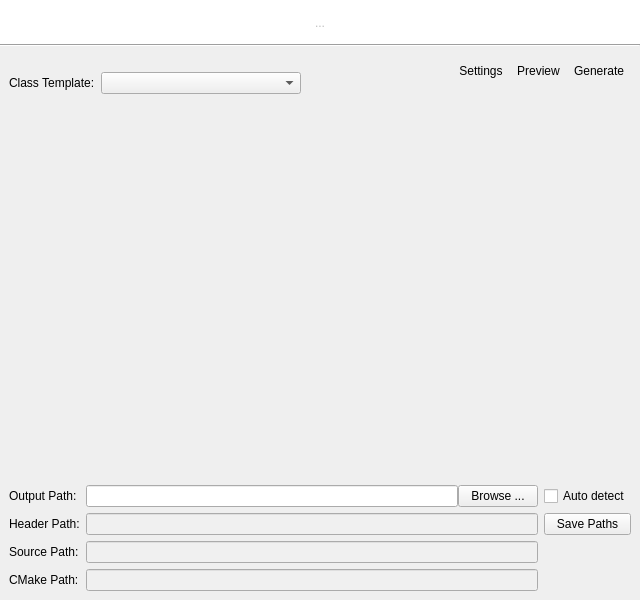
<?xml version="1.0" encoding="UTF-8"?>
<ui version="4.0">
 <class>MainWindowView</class>
 <widget class="QMainWindow" name="MainWindowView">
  <property name="geometry">
   <rect>
    <x>0</x>
    <y>0</y>
    <width>640</width>
    <height>600</height>
   </rect>
  </property>
  <property name="minimumSize">
   <size>
    <width>640</width>
    <height>480</height>
   </size>
  </property>
  <property name="maximumSize">
   <size>
    <width>16777215</width>
    <height>16777215</height>
   </size>
  </property>
  <property name="contextMenuPolicy">
   <enum>Qt::NoContextMenu</enum>
  </property>
  <property name="windowTitle">
   <string>Class Creator - Einfach::classe!</string>
  </property>
  <property name="windowIcon">
   <iconset resource="Icons.qrc">
    <normaloff>:/AppIcon/Wink.ico</normaloff>:/AppIcon/Wink.ico</iconset>
  </property>
  <widget class="QWidget" name="centralwidget">
   <layout class="QVBoxLayout" name="verticalLayout">
    <property name="spacing">
     <number>0</number>
    </property>
    <property name="margin">
     <number>0</number>
    </property>
    <item>
     <layout class="QHBoxLayout" name="horizontalLayout_5">
      <property name="spacing">
       <number>0</number>
      </property>
      <property name="topMargin">
       <number>0</number>
      </property>
      <property name="bottomMargin">
       <number>0</number>
      </property>
      <item>
       <widget class="QWidget" name="widget" native="true">
        <property name="sizePolicy">
         <sizepolicy hsizetype="Expanding" vsizetype="Fixed">
          <horstretch>0</horstretch>
          <verstretch>0</verstretch>
         </sizepolicy>
        </property>
        <property name="minimumSize">
         <size>
          <width>0</width>
          <height>44</height>
         </size>
        </property>
        <property name="maximumSize">
         <size>
          <width>16777215</width>
          <height>44</height>
         </size>
        </property>
        <property name="styleSheet">
         <string notr="true">background-color: rgba(255,255,255,255);</string>
        </property>
        <layout class="QHBoxLayout" name="horizontalLayout_6">
         <property name="spacing">
          <number>0</number>
         </property>
         <property name="margin">
          <number>0</number>
         </property>
         <item>
          <spacer name="horizontalSpacer_6">
           <property name="orientation">
            <enum>Qt::Horizontal</enum>
           </property>
           <property name="sizeHint" stdset="0">
            <size>
             <width>40</width>
             <height>20</height>
            </size>
           </property>
          </spacer>
         </item>
         <item>
          <widget class="QToolButton" name="toolButton_4">
           <property name="enabled">
            <bool>false</bool>
           </property>
           <property name="minimumSize">
            <size>
             <width>640</width>
             <height>45</height>
            </size>
           </property>
           <property name="maximumSize">
            <size>
             <width>640</width>
             <height>45</height>
            </size>
           </property>
           <property name="text">
            <string>...</string>
           </property>
           <property name="icon">
            <iconset>
             <disabledoff>:/Banner/Banner.png</disabledoff>
            </iconset>
           </property>
           <property name="iconSize">
            <size>
             <width>640</width>
             <height>45</height>
            </size>
           </property>
           <property name="autoRaise">
            <bool>true</bool>
           </property>
          </widget>
         </item>
         <item>
          <spacer name="horizontalSpacer_7">
           <property name="orientation">
            <enum>Qt::Horizontal</enum>
           </property>
           <property name="sizeHint" stdset="0">
            <size>
             <width>40</width>
             <height>20</height>
            </size>
           </property>
          </spacer>
         </item>
        </layout>
       </widget>
      </item>
     </layout>
    </item>
    <item>
     <widget class="Line" name="line">
      <property name="windowModality">
       <enum>Qt::NonModal</enum>
      </property>
      <property name="sizePolicy">
       <sizepolicy hsizetype="Minimum" vsizetype="Fixed">
        <horstretch>0</horstretch>
        <verstretch>0</verstretch>
       </sizepolicy>
      </property>
      <property name="contextMenuPolicy">
       <enum>Qt::NoContextMenu</enum>
      </property>
      <property name="autoFillBackground">
       <bool>false</bool>
      </property>
      <property name="frameShadow">
       <enum>QFrame::Sunken</enum>
      </property>
      <property name="orientation">
       <enum>Qt::Horizontal</enum>
      </property>
     </widget>
    </item>
    <item>
     <layout class="QHBoxLayout" name="horizontalLayout" stretch="0,0,0,0,0">
      <property name="spacing">
       <number>0</number>
      </property>
      <property name="leftMargin">
       <number>9</number>
      </property>
      <property name="topMargin">
       <number>0</number>
      </property>
      <property name="rightMargin">
       <number>9</number>
      </property>
      <property name="bottomMargin">
       <number>2</number>
      </property>
      <item>
       <layout class="QVBoxLayout" name="verticalLayout_2">
        <item>
         <spacer name="verticalSpacer">
          <property name="orientation">
           <enum>Qt::Vertical</enum>
          </property>
          <property name="sizeType">
           <enum>QSizePolicy::Fixed</enum>
          </property>
          <property name="sizeHint" stdset="0">
           <size>
            <width>20</width>
            <height>25</height>
           </size>
          </property>
         </spacer>
        </item>
        <item>
         <layout class="QHBoxLayout" name="horizontalLayout_8">
          <property name="leftMargin">
           <number>0</number>
          </property>
          <property name="bottomMargin">
           <number>0</number>
          </property>
          <item>
           <widget class="QLabel" name="label">
            <property name="text">
             <string>Class Template:</string>
            </property>
           </widget>
          </item>
          <item>
           <spacer name="horizontalSpacer_4">
            <property name="orientation">
             <enum>Qt::Horizontal</enum>
            </property>
            <property name="sizeType">
             <enum>QSizePolicy::Fixed</enum>
            </property>
            <property name="sizeHint" stdset="0">
             <size>
              <width>6</width>
              <height>20</height>
             </size>
            </property>
           </spacer>
          </item>
          <item>
           <widget class="QComboBox" name="cbClassTemplates">
            <property name="minimumSize">
             <size>
              <width>200</width>
              <height>0</height>
             </size>
            </property>
           </widget>
          </item>
         </layout>
        </item>
       </layout>
      </item>
      <item>
       <spacer name="horizontalSpacer">
        <property name="orientation">
         <enum>Qt::Horizontal</enum>
        </property>
        <property name="sizeHint" stdset="0">
         <size>
          <width>40</width>
          <height>20</height>
         </size>
        </property>
       </spacer>
      </item>
      <item>
       <widget class="QToolButton" name="btSettings">
        <property name="text">
         <string>Settings</string>
        </property>
        <property name="icon">
         <iconset resource="Icons.qrc">
          <normaloff>:/ToolIcons/Icon_Settings.png</normaloff>:/ToolIcons/Icon_Settings.png</iconset>
        </property>
        <property name="iconSize">
         <size>
          <width>32</width>
          <height>32</height>
         </size>
        </property>
        <property name="autoRepeat">
         <bool>false</bool>
        </property>
        <property name="toolButtonStyle">
         <enum>Qt::ToolButtonTextUnderIcon</enum>
        </property>
        <property name="autoRaise">
         <bool>true</bool>
        </property>
       </widget>
      </item>
      <item>
       <widget class="QToolButton" name="btPreview">
        <property name="text">
         <string>Preview</string>
        </property>
        <property name="icon">
         <iconset resource="Icons.qrc">
          <normaloff>:/ToolIcons/Icon_Preview.png</normaloff>:/ToolIcons/Icon_Preview.png</iconset>
        </property>
        <property name="iconSize">
         <size>
          <width>32</width>
          <height>32</height>
         </size>
        </property>
        <property name="toolButtonStyle">
         <enum>Qt::ToolButtonTextUnderIcon</enum>
        </property>
        <property name="autoRaise">
         <bool>true</bool>
        </property>
       </widget>
      </item>
      <item>
       <widget class="QToolButton" name="btGenerate">
        <property name="text">
         <string>Generate</string>
        </property>
        <property name="icon">
         <iconset resource="Icons.qrc">
          <normaloff>:/ToolIcons/Icon_Generate.png</normaloff>:/ToolIcons/Icon_Generate.png</iconset>
        </property>
        <property name="iconSize">
         <size>
          <width>32</width>
          <height>32</height>
         </size>
        </property>
        <property name="toolButtonStyle">
         <enum>Qt::ToolButtonTextUnderIcon</enum>
        </property>
        <property name="autoRaise">
         <bool>true</bool>
        </property>
       </widget>
      </item>
     </layout>
    </item>
    <item>
     <layout class="QHBoxLayout" name="horizontalLayout_4">
      <property name="leftMargin">
       <number>9</number>
      </property>
      <property name="rightMargin">
       <number>9</number>
      </property>
      <item>
       <widget class="QtTreePropertyBrowser" name="treeWidget" native="true"/>
      </item>
     </layout>
    </item>
    <item>
     <layout class="QHBoxLayout" name="horizontalLayout_2">
      <property name="leftMargin">
       <number>9</number>
      </property>
      <property name="topMargin">
       <number>6</number>
      </property>
      <property name="rightMargin">
       <number>9</number>
      </property>
      <property name="bottomMargin">
       <number>9</number>
      </property>
      <item>
       <layout class="QGridLayout" name="gridLayout">
        <item row="6" column="1">
         <spacer name="horizontalSpacer_3">
          <property name="orientation">
           <enum>Qt::Horizontal</enum>
          </property>
          <property name="sizeType">
           <enum>QSizePolicy::Fixed</enum>
          </property>
          <property name="sizeHint" stdset="0">
           <size>
            <width>6</width>
            <height>20</height>
           </size>
          </property>
         </spacer>
        </item>
        <item row="4" column="0">
         <widget class="QLabel" name="lSourcePath">
          <property name="text">
           <string>Source Path:</string>
          </property>
         </widget>
        </item>
        <item row="3" column="0">
         <spacer name="verticalSpacer_3">
          <property name="orientation">
           <enum>Qt::Vertical</enum>
          </property>
          <property name="sizeType">
           <enum>QSizePolicy::Fixed</enum>
          </property>
          <property name="sizeHint" stdset="0">
           <size>
            <width>20</width>
            <height>6</height>
           </size>
          </property>
         </spacer>
        </item>
        <item row="4" column="1">
         <spacer name="horizontalSpacer_10">
          <property name="orientation">
           <enum>Qt::Horizontal</enum>
          </property>
          <property name="sizeType">
           <enum>QSizePolicy::Fixed</enum>
          </property>
          <property name="sizeHint" stdset="0">
           <size>
            <width>6</width>
            <height>20</height>
           </size>
          </property>
         </spacer>
        </item>
        <item row="4" column="2" colspan="2">
         <widget class="QLineEdit" name="leSourcePath">
          <property name="enabled">
           <bool>true</bool>
          </property>
          <property name="minimumSize">
           <size>
            <width>431</width>
            <height>0</height>
           </size>
          </property>
          <property name="autoFillBackground">
           <bool>false</bool>
          </property>
          <property name="styleSheet">
           <string notr="true">background-color: #F0F0F0</string>
          </property>
          <property name="readOnly">
           <bool>true</bool>
          </property>
         </widget>
        </item>
        <item row="5" column="0">
         <spacer name="verticalSpacer_4">
          <property name="orientation">
           <enum>Qt::Vertical</enum>
          </property>
          <property name="sizeType">
           <enum>QSizePolicy::Fixed</enum>
          </property>
          <property name="sizeHint" stdset="0">
           <size>
            <width>20</width>
            <height>6</height>
           </size>
          </property>
         </spacer>
        </item>
        <item row="6" column="0">
         <widget class="QLabel" name="lCmakePath">
          <property name="text">
           <string>CMake Path:</string>
          </property>
         </widget>
        </item>
        <item row="0" column="1">
         <spacer name="horizontalSpacer_5">
          <property name="orientation">
           <enum>Qt::Horizontal</enum>
          </property>
          <property name="sizeType">
           <enum>QSizePolicy::Fixed</enum>
          </property>
          <property name="sizeHint" stdset="0">
           <size>
            <width>6</width>
            <height>20</height>
           </size>
          </property>
         </spacer>
        </item>
        <item row="2" column="0">
         <widget class="QLabel" name="lHeaderPath">
          <property name="text">
           <string>Header Path:</string>
          </property>
         </widget>
        </item>
        <item row="1" column="0">
         <spacer name="verticalSpacer_2">
          <property name="orientation">
           <enum>Qt::Vertical</enum>
          </property>
          <property name="sizeType">
           <enum>QSizePolicy::Fixed</enum>
          </property>
          <property name="sizeHint" stdset="0">
           <size>
            <width>20</width>
            <height>6</height>
           </size>
          </property>
         </spacer>
        </item>
        <item row="2" column="2" colspan="2">
         <widget class="QLineEdit" name="leHeaderPath">
          <property name="enabled">
           <bool>true</bool>
          </property>
          <property name="minimumSize">
           <size>
            <width>431</width>
            <height>0</height>
           </size>
          </property>
          <property name="styleSheet">
           <string notr="true">background-color: #F0F0F0</string>
          </property>
          <property name="readOnly">
           <bool>true</bool>
          </property>
         </widget>
        </item>
        <item row="0" column="0">
         <widget class="QLabel" name="label_2">
          <property name="text">
           <string>Output Path:</string>
          </property>
         </widget>
        </item>
        <item row="0" column="2">
         <widget class="QLineEdit" name="lePath">
          <property name="minimumSize">
           <size>
            <width>350</width>
            <height>0</height>
           </size>
          </property>
         </widget>
        </item>
        <item row="0" column="3">
         <widget class="QPushButton" name="btBrowse">
          <property name="text">
           <string>Browse ...</string>
          </property>
         </widget>
        </item>
        <item row="2" column="1">
         <spacer name="horizontalSpacer_9">
          <property name="orientation">
           <enum>Qt::Horizontal</enum>
          </property>
          <property name="sizeType">
           <enum>QSizePolicy::Fixed</enum>
          </property>
          <property name="sizeHint" stdset="0">
           <size>
            <width>6</width>
            <height>20</height>
           </size>
          </property>
         </spacer>
        </item>
        <item row="6" column="2" colspan="2">
         <widget class="QLineEdit" name="leCmakePath">
          <property name="styleSheet">
           <string notr="true">background-color: #F0F0F0</string>
          </property>
          <property name="readOnly">
           <bool>true</bool>
          </property>
         </widget>
        </item>
        <item row="0" column="5">
         <widget class="QCheckBox" name="cbAutoDetect">
          <property name="text">
           <string>Auto detect</string>
          </property>
         </widget>
        </item>
        <item row="0" column="4">
         <spacer name="horizontalSpacer_8">
          <property name="orientation">
           <enum>Qt::Horizontal</enum>
          </property>
          <property name="sizeType">
           <enum>QSizePolicy::Fixed</enum>
          </property>
          <property name="sizeHint" stdset="0">
           <size>
            <width>6</width>
            <height>20</height>
           </size>
          </property>
         </spacer>
        </item>
        <item row="2" column="5">
         <widget class="QPushButton" name="btSave">
          <property name="text">
           <string>Save Paths</string>
          </property>
         </widget>
        </item>
       </layout>
      </item>
     </layout>
    </item>
   </layout>
  </widget>
 </widget>
 <customwidgets>
  <customwidget>
   <class>QtTreePropertyBrowser</class>
   <extends>QWidget</extends>
   <header>qttreepropertybrowser.h</header>
  </customwidget>
 </customwidgets>
 <tabstops>
  <tabstop>cbClassTemplates</tabstop>
  <tabstop>btSettings</tabstop>
  <tabstop>btPreview</tabstop>
  <tabstop>btGenerate</tabstop>
  <tabstop>toolButton_4</tabstop>
 </tabstops>
 <resources>
  <include location="Icons.qrc"/>
 </resources>
 <connections/>
</ui>
